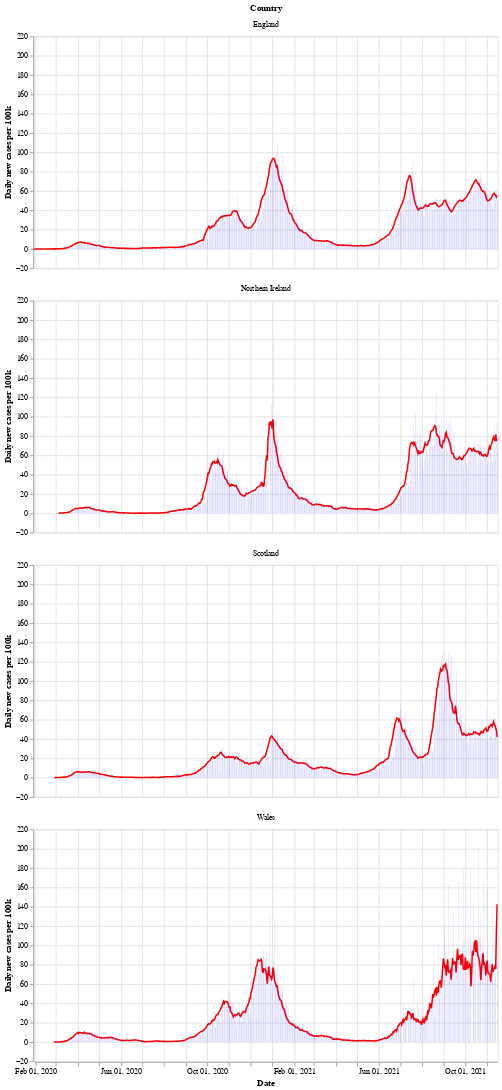

The cell this chart's notebook holds for it:
### Markdown cell above
Next is a bar chart of the number of new cases in each country (per 100k population), with the 7 day moving average of cases. Again we see that Wales saw a longer period of raising and falling cases compared to the other countries.

After a period of cases falling, each nation is now seeing a rise in the number of cases - especially in Wales.

### Code cell
# collapse
bars = alt.Chart(uk_cases).mark_bar().encode(
    x=alt.X("yearmonthdate(date):T", axis=alt.Axis(title='Date')),
    y=alt.Y("newCasesRate:Q", axis=alt.Axis(title='Daily new cases per 100k')),
    tooltip='newCasesRate',
    color=alt.condition(
        alt.datum.dailyChange > 0,
        alt.value("orange"),  # The positive color
        alt.value("blue")  # The negative color
    )
).properties(title='New cases per 100k population with rolling 7 day average', width=600).interactive()
line = alt.Chart(uk_cases).mark_line(
    color='red',
    size=2,
).transform_window(
    rolling_mean='mean(newCasesRate)',
    frame=[0, 7],
    groupby=['areaName']
).encode(
    x='yearmonthdate(date):T',
    y='rolling_mean:Q'
)
alt.layer(line, bars, data=uk_cases).facet(alt.Row('areaName', title='Country'), columns=1)

### Figure 1 — Vega-Lite specification as saved in the notebook (floating-point values rounded to 4 significant figures; data arrays with more than 128 entries replaced by an {"elided": "..."} marker saying what was removed)
{"config": {"view": {"continuousWidth": 400, "continuousHeight": 300}}, "data": {"name": "data-1fb01ab7b67fc52d4bdcdb91f5bccff8"}, "facet": {"type": "nominal", "field": "areaName", "title": "Country"}, "spec": {"layer": [{"mark": {"type": "line", "color": "red", "size": 2}, "encoding": {"x": {"type": "temporal", "field": "date", "timeUnit": "yearmonthdate"}, "y": {"type": "quantitative", "field": "rolling_mean"}}, "transform": [{"window": [{"op": "mean", "field": "newCasesRate", "as": "rolling_mean"}], "frame": [0, 7], "groupby": ["areaName"]}]}, {"mark": "bar", "encoding": {"color": {"condition": {"value": "orange", "test": "(datum.dailyChange > 0)"}, "value": "blue"}, "tooltip": {"type": "quantitative", "field": "newCasesRate"}, "x": {"type": "temporal", "axis": {"title": "Date"}, "field": "date", "timeUnit": "yearmonthdate"}, "y": {"type": "quantitative", "axis": {"title": "Daily new cases per 100k"}, "field": "newCasesRate"}}, "selection": {"selector002": {"type": "interval", "bind": "scales", "encodings": ["x", "y"]}}, "title": "New cases per 100k population with rolling 7 day average", "width": 600}]}, "columns": 1, "$schema": "https://vega.github.io/schema/vega-lite/v4.8.1.json", "datasets": {"data-1fb01ab7b67fc52d4bdcdb91f5bccff8": {"elided": "2532 records"}}}
